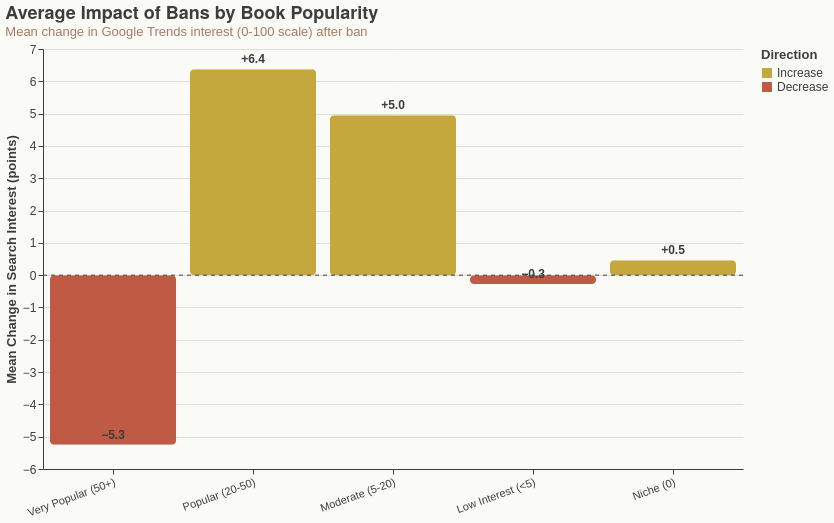

The notebook cell this image was saved under:
### Markdown cell above
### Chart 2b: Mean Spike Magnitude by Popularity Tier

### Code cell
tier_df["Direction"] = tier_df["Mean Spike Magnitude"].apply(
    lambda x: "Increase" if x > 0 else "Decrease")

bars = (
    alt.Chart(tier_df).mark_bar(cornerRadiusTopLeft=4, cornerRadiusTopRight=4,
              cornerRadiusBottomLeft=4, cornerRadiusBottomRight=4)
    .encode(
        x=alt.X("Tier:N", sort=tier_order, title=None,
                 axis=alt.Axis(labelAngle=-20, labelFontSize=11)),
        y=alt.Y("Mean Spike Magnitude:Q", title="Mean Change in Search Interest (points)"),
        color=alt.Color("Direction:N",
                         scale=alt.Scale(domain=["Increase", "Decrease"], range=[GOLD, TERRACOTTA]),
                         legend=alt.Legend(title="Direction")),
        tooltip=["Tier", "Mean Spike Magnitude", "N"],
    )
    .properties(title={"text": "Average Impact of Bans by Book Popularity",
                        "subtitle": "Mean change in Google Trends interest (0-100 scale) after ban"})
)
rule = alt.Chart(pd.DataFrame({"y": [0]})).mark_rule(
    color=TEXT_COLOR, strokeDash=[4, 4], strokeWidth=1).encode(y="y:Q")
text = (
    alt.Chart(tier_df).mark_text(dy=-10, fontSize=12, fontWeight="bold", color=TEXT_COLOR)
    .encode(x=alt.X("Tier:N", sort=tier_order), y="Mean Spike Magnitude:Q",
            text=alt.Text("Mean Spike Magnitude:Q", format="+.1f"))
)
save_chart(bars + rule + text, "02b_goldilocks_magnitude")

### Figure 1 — Vega-Lite specification as saved in the notebook (floating-point values rounded to 4 significant figures)
{"config": {"background": "#FAFAF7", "title": {"fontSize": 18, "font": "Helvetica Neue, Arial, sans-serif", "color": "#3D3D3D", "anchor": "start", "subtitleFontSize": 13, "subtitleColor": "#A57B64"}, "axis": {"labelFontSize": 12, "titleFontSize": 13, "titleColor": "#3D3D3D", "labelColor": "#3D3D3D", "gridColor": "#E0DDD5", "domainColor": "#3D3D3D", "tickColor": "#3D3D3D"}, "legend": {"labelFontSize": 12, "titleFontSize": 13, "labelColor": "#3D3D3D", "titleColor": "#3D3D3D"}, "view": {"strokeWidth": 0}, "range": {"category": ["#BF5B45", "#C4A83D", "#3D3D3D", "#B5C4A3", "#A57B64"]}}, "layer": [{"data": {"name": "data-20ba4a2a9c8d3b8dd99b0cbec725f2f5"}, "mark": {"type": "bar", "cornerRadiusBottomLeft": 4, "cornerRadiusBottomRight": 4, "cornerRadiusTopLeft": 4, "cornerRadiusTopRight": 4}, "encoding": {"color": {"field": "Direction", "legend": {"title": "Direction"}, "scale": {"domain": ["Increase", "Decrease"], "range": ["#C4A83D", "#BF5B45"]}, "type": "nominal"}, "tooltip": [{"field": "Tier", "type": "nominal"}, {"field": "Mean Spike Magnitude", "type": "quantitative"}, {"field": "N", "type": "quantitative"}], "x": {"axis": {"labelAngle": -20, "labelFontSize": 11}, "field": "Tier", "sort": ["Very Popular (50+)", "Popular (20-50)", "Moderate (5-20)", "Low Interest (<5)", "Niche (0)"], "title": null, "type": "nominal"}, "y": {"field": "Mean Spike Magnitude", "title": "Mean Change in Search Interest (points)", "type": "quantitative"}}, "title": {"text": "Average Impact of Bans by Book Popularity", "subtitle": "Mean change in Google Trends interest (0-100 scale) after ban"}}, {"data": {"name": "data-06fd9f850666401b4599de5588b60692"}, "mark": {"type": "rule", "color": "#3D3D3D", "strokeDash": [4, 4], "strokeWidth": 1}, "encoding": {"y": {"field": "y", "type": "quantitative"}}}, {"data": {"name": "data-20ba4a2a9c8d3b8dd99b0cbec725f2f5"}, "mark": {"type": "text", "color": "#3D3D3D", "dy": -10, "fontSize": 12, "fontWeight": "bold"}, "encoding": {"text": {"field": "Mean Spike Magnitude", "format": "+.1f", "type": "quantitative"}, "x": {"field": "Tier", "sort": ["Very Popular (50+)", "Popular (20-50)", "Moderate (5-20)", "Low Interest (<5)", "Niche (0)"], "type": "nominal"}, "y": {"field": "Mean Spike Magnitude", "type": "quantitative"}}}], "height": 420, "width": 700, "$schema": "https://vega.github.io/schema/vega-lite/v5.8.0.json", "datasets": {"data-20ba4a2a9c8d3b8dd99b0cbec725f2f5": [{"Tier": "Very Popular (50+)", "Spike Rate (%)": 38.8, "Mean Spike Magnitude": -5.25, "N": 556, "Direction": "Decrease"}, {"Tier": "Popular (20-50)", "Spike Rate (%)": 64.9, "Mean Spike Magnitude": 6.37, "N": 336, "Direction": "Increase"}, {"Tier": "Moderate (5-20)", "Spike Rate (%)": 58.3, "Mean Spike Magnitude": 4.95, "N": 199, "Direction": "Increase"}, {"Tier": "Low Interest (<5)", "Spike Rate (%)": 18.4, "Mean Spike Magnitude": -0.27, "N": 870, "Direction": "Decrease"}, {"Tier": "Niche (0)", "Spike Rate (%)": 31.9, "Mean Spike Magnitude": 0.46, "N": 1502, "Direction": "Increase"}], "data-06fd9f850666401b4599de5588b60692": [{"y": 0}]}}
